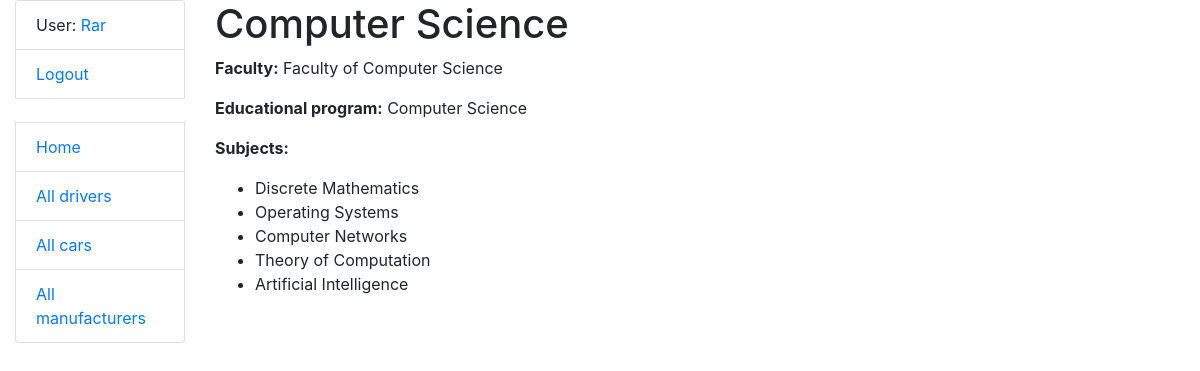
The page /specializations/2/ (signed in) on the database its author committed.
### university_app/models.py (models this page shows, shortened)
class Student(AbstractUser):
    faculty = models.ForeignKey(Faculty, on_delete=models.PROTECT, related_name="students_faculty", null=True)
    specialization = models.ForeignKey(Specialization, on_delete=models.PROTECT, related_name="students_specialization", null=True)
    form_of_study = models.CharField(max_length=255)
    current_rating = models.PositiveIntegerField(default=0)
    group = models.ForeignKey("Group", on_delete=models.PROTECT, related_name="students_group", null=True)

class Specialization(models.Model):
    name = models.CharField(max_length=255)
    educational_program = models.CharField(max_length=255)
    subjects = models.ManyToManyField("Subject", related_name="specializations_subjects")
    faculty = models.ForeignKey(Faculty, on_delete=models.PROTECT, related_name="specializations_faculty")

class Faculty(models.Model):
    name = models.CharField(max_length=255, unique=True)
    time_to_study = models.IntegerField()

class Subject(models.Model):
    name = models.CharField(max_length=255)

### university_app/views.py (the view)
# urls.py: path("specializations/<int:pk>/", SpecializationDetailView.as_view(), name="specialization-detail"),
class SpecializationDetailView(LoginRequiredMixin, generic.DetailView):
    model = Specialization

### templates/university_app/specialization_detail.html
{% extends "base.html" %}
{% block content %}
  <h1>{{ specialization.name }}</h1>
  <p><strong>Faculty:</strong> {{ specialization.faculty.name }}</p>
  <p><strong>Educational program:</strong> {{ specialization.educational_program }}</p>
  <p><strong>Subjects:</strong></p>
  <ul>
    {% for subject in specialization.subjects.all %}
      <li>{{ subject.name }}</li>
    {% endfor %}
  </ul>
{% endblock %}

### templates/includes/sidebar.html
<ul class="sidebar-nav list-group">
  {% if user.is_authenticated %}
    <li class="list-group-item">User: <a href="{{ user.get_absolute_url }}">{{ user.get_username }}</a></li>
    <li class="list-group-item"><a href="{% url 'logout'%}?next={{request.path}}">Logout</a></li>
  {% else %}
    <li class="list-group-item"><a href="{% url 'login'%}?next={{request.path}}">Login</a></li>
  {% endif %}
  <br>
  <li class="list-group-item"><a href="{% url 'taxi:index' %}">Home</a></li>
  <li class="list-group-item"><a href="{% url 'taxi:driver-list' %}">All drivers</a></li>
  <li class="list-group-item"><a href="{% url 'taxi:car-list' %}">All cars</a></li>
  <li class="list-group-item"><a href="{% url 'taxi:manufacturer-list' %}">All manufacturers</a></li>
</ul>

### rows shown on the page
Student: get_username "Rar"
Specialization: name "Computer Science", faculty.name "Faculty of Computer Science", educational_program "Computer Science"
Subject: name "Discrete Mathematics"
Subject: name "Operating Systems"
Subject: name "Computer Networks"
Subject: name "Theory of Computation"
Subject: name "Artificial Intelligence"
